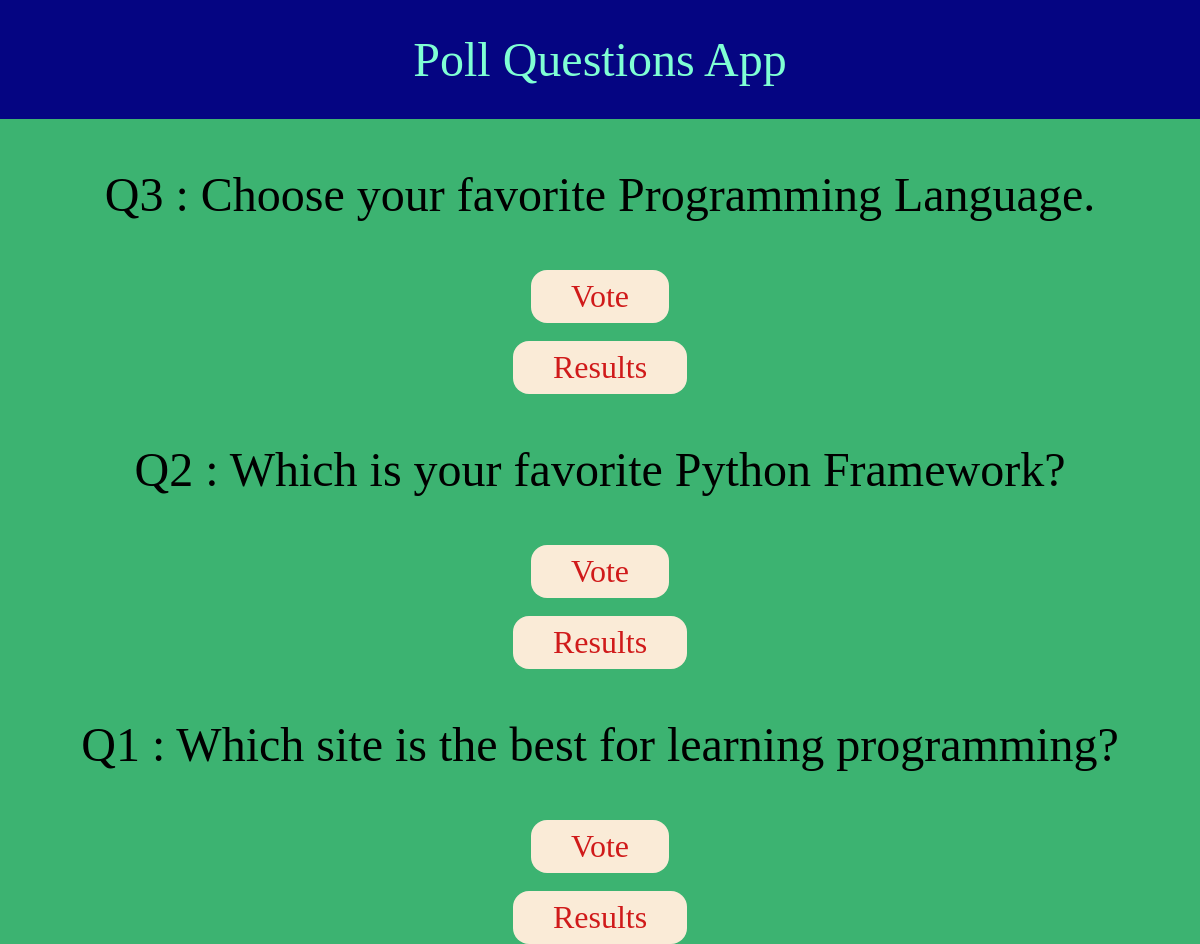
Screenshot of /polls/ with the database file from the repository.
### polls/models.py (models this page shows, shortened)
class Question(models.Model):
    question_text = models.CharField(max_length=200)
    pub_date =models.DateTimeField("date published")

### polls/views.py (the view)
# urls.py: path('', views.index, name='index'),
def index(request):
    questions = Question.objects.order_by('-pub_date')[:5]
    context = { "questions":questions}
    return render(request,'polls/index.html',context)

### polls/templates/polls/index.html (shortened to what this page needs)
{%  extends 'base.html' %}
{% block content %}
<div class="content">
  {% if questions %}
   {% for question in questions  %}
     <p>Q{{ question.id}} :  {{  question.question_text}}</p>
     <a href="{% url 'polls:details' question.id  %}">Vote</a><br>
     <a href="{% url 'polls:results' question.id  %}">Results</a>
   {% endfor %}
  {% else %}
  <h2>Sorry No Polls Available</h2>
  {% endif %}
  </div>
{% endblock %}

### polls/templates/base.html (style rules this page uses)
body { background-color: mediumseagreen; margin: 0; }
.content { display: flex; align-items: center; flex-direction: column; }
p { align-items: center; font-size: 3rem; }
a { color: rgb(208, 26, 26); background-color: antiquewhite; border-radius: 1rem; padding: 0.5rem 2.5rem; font-size: 2rem; text-decoration: none; flex-direction: row; }

### rows the page displays
Question: id "3", question_text "Choose your favorite Programming Language."
Question: id "2", question_text "Which is your favorite Python Framework?"
Question: id "1", question_text "Which site is the best for learning programming?"
